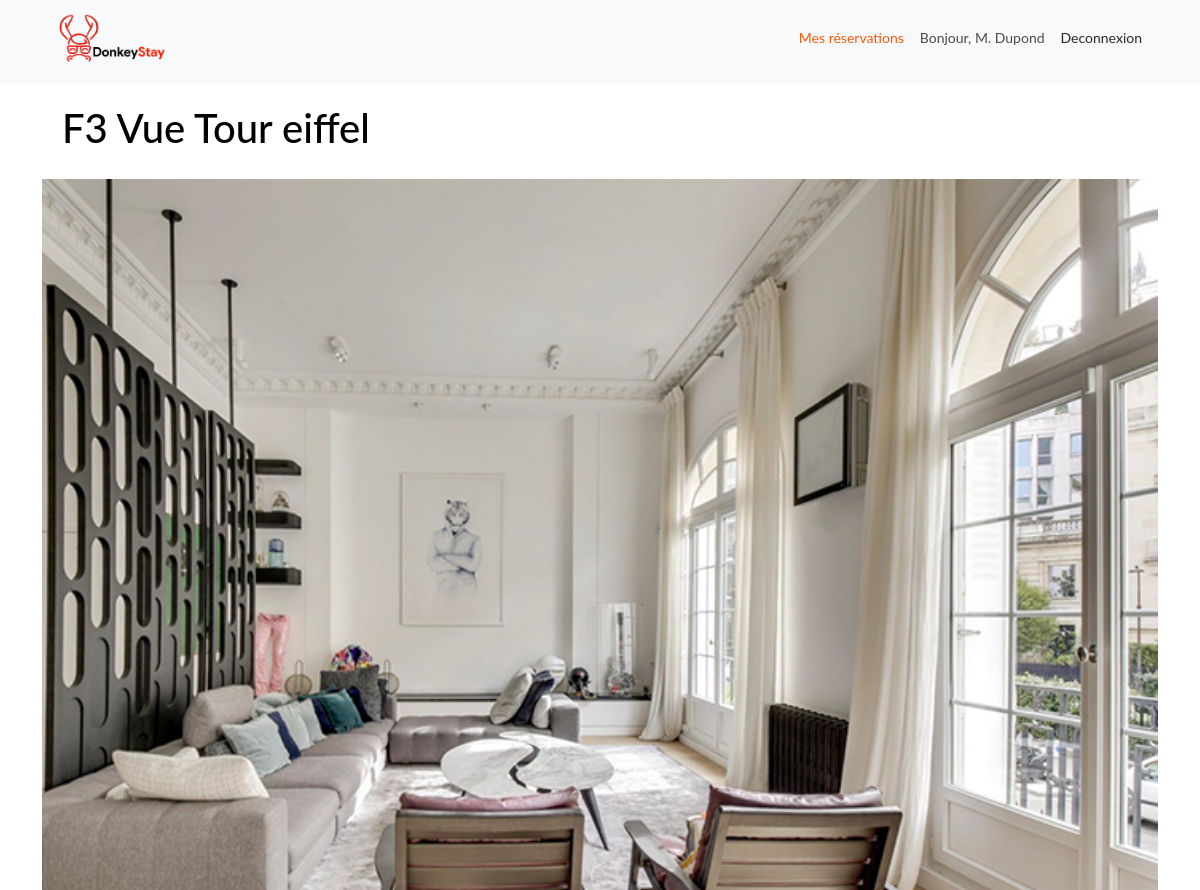
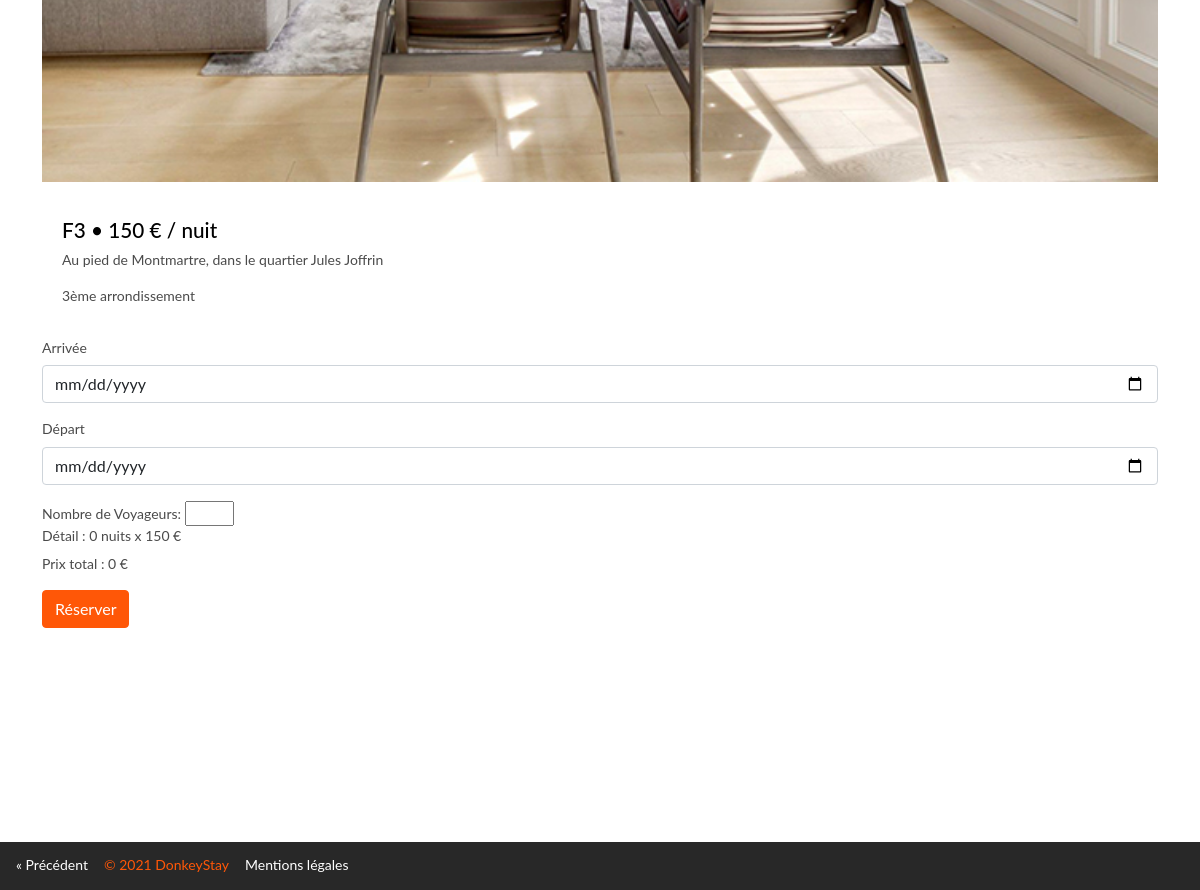
The page /rooms.php?id=2 (signed in) on the database its author committed (2 pictures, top to bottom).
### tables this page shows
CREATE TABLE `rental` (
  `id` int NOT NULL AUTO_INCREMENT,
  `title` varchar(50) NOT NULL,
  `description` varchar(200) DEFAULT NULL,
  `adult` int NOT NULL,
  `child` int DEFAULT NULL,
  `price` int DEFAULT NULL,
  `image_id` int DEFAULT NULL,
  `type_id` int DEFAULT NULL,
  `location_id` int DEFAULT NULL,
  PRIMARY KEY (`id`),
  KEY `images_id_idx` (`image_id`),
  KEY `type_id_idx` (`type_id`),
  KEY `location_id_idx` (`location_id`),
  CONSTRAINT `images_id` FOREIGN KEY (`image_id`) REFERENCES `image` (`id`) ON DELETE CASCADE ON UPDATE CASCADE,
  CONSTRAINT `location_id` FOREIGN KEY (`location_id`) REFERENCES `location` (`id`),
  CONSTRAINT `type_id` FOREIGN KEY (`type_id`) REFERENCES `type` (`id`)
);

CREATE TABLE `image` (
  `id` int NOT NULL AUTO_INCREMENT,
  `image_url` text,
  `describe` varchar(200) DEFAULT NULL,
  PRIMARY KEY (`id`)
);

CREATE TABLE `type` (
  `id` int NOT NULL AUTO_INCREMENT,
  `type` varchar(200) NOT NULL,
  PRIMARY KEY (`id`)
);

CREATE TABLE `location` (
  `id` int NOT NULL AUTO_INCREMENT,
  `district` varchar(45) DEFAULT NULL,
  `city` varchar(45) DEFAULT NULL,
  PRIMARY KEY (`id`)
);

### rooms.php (the view, shortened to what this page needs)
<?php
include "db_conn.php";
if (isset($_SESSION['id']) && isset($_SESSION['lastname'])) {
    ?>
  <nav class="navbar navbar-light bg-light">
    <div class="container">
        <a class="navbar-brand" href="/search.php">
          <img src="/uploads/logo.png" alt="logo"/>
        </a>
        <div class="btn-group" role="group" aria-label="Basic example">
            <a href="user.php" class="booking">Mes réservations</a>
            <p class="hello">Bonjour, <?php echo "M. ". $_SESSION['lastname']?> </p>
            <a href="logout.php" class="logout">Deconnexion</a>
        </div>
    </div>
  </nav>
    <?php
} else {
        header("Location: form_login.php");
        exit();
    }
    $rental_id = $_GET['id'];
    $sql = "SELECT * FROM `rental`
    WHERE rental.id=$rental_id";
    $result=mysqli_query($conn, $sql);
    $row = mysqli_fetch_assoc($result);
        $checkin = $_SESSION['check-in'];
        $checkout = $_SESSION['check-out'];
        $rental_price = $row['price'];
        $date1 = new DateTime($checkin);
        $date2 = new DateTime($checkout);
        $diff = $date1->diff($date2);
        $booking_price = $diff->days * $rental_price;
    $sql1 = "SELECT rental.id, rental.title, rental.description, rental.price, rental.image_id, image.image_url, rental.type_id, rental.location_id, location.district, type.type FROM rental
        JOIN image ON rental.image_id = image.id
        JOIN type ON rental.type_id = type.id
        JOIN location on rental.location_id = location.id
        WHERE rental.id=$rental_id";
    $result1 = $conn->query($sql1);
    $row2 = mysqli_fetch_assoc($result1);
    ?>
<!doctype html>
<html lang="fr">
  <head>
    <link href="https://cdn.jsdelivr.net/npm/bootstrap@5.0.2/dist/css/bootstrap.min.css" rel="stylesheet">
    <link href="/listing/style.css" rel="stylesheet">
  </head>
  <body>
  <div class=container>
      <?php
      if ($row2) {
          ?>
        <div class="item js-marker"><br>
        <h1><?php echo $row2["title"] ?></h2> <br>
          <img class="img-prod" src="/listing/uploads/<?=$row2['image_url']?>"> <br>
          <h4><?php echo $row2["type"] . ' • ' . $rental_price . ' € / nuit'; ?></h4>
          <p><?php echo $row2["description"] ?></p>
          <p><?php echo $row2["district"] ?></p>
        </div>
      <?php
      }?>
  </div>
    <div class = "container">
        <form method = "post">
            <div class="mb-3">
                <label for="checkin" class="form-label">Arrivée</label>
                <input type="date" class="form-control datepicker-from" id="fromDate" placeholder="" name="checkin" autocomplete="off" value="<?php echo $_SESSION['check-in'];?>">
            </div>
            <div class="mb-3">
                <label for="checkout" class="form-label">Départ</label>
                <input type="date" class="form-control datepicker-to" id="toDate" placeholder="" name="checkout" autocomplete="off" value="<?php echo $_SESSION['check-out'];?>">
            </div>
            <label for="quantity">Nombre de Voyageurs:</label>
            <input type="number" id="quantity" name="quantity" min="1" max="6" value="<?php echo $_SESSION['traveller'];?>">
            <div class="mb-3">
                <label for="checkout" class="form-label">Détail :</label>
                <span id="nbNights"><?php echo $diff->days . " nuits x " . $rental_price . " €" ;?></span><br>
                <span>Prix total : <span id="priceTotal"><?php echo $booking_price . "</span> €";?></span>
            </div>
            <button type="submit" class="btn btn-primary" name="submit" id="liveToastBtn">Réserver</button>
            <div aria-live="polite" aria-atomic="true" class="d-flex justify-content-center align-items-center" style="min-height: 200px;">
                </div>
        </form>
    </div>
    <footer>
        <div class=container-foo>
            <div>
                <a href="javascript:history.go(-1)" class="previous">&laquo; Précédent</a>
            </div>
            <div class=copyright>
                <p>© 2021 DonkeyStay</p>
            </div>
            <div>
                <a href="#" class="previous">Mentions légales</a>
            </div>
        </div>
    </footer>
</body>
</html>

### listing/style.css (style rules this page uses)
body { font-family: sans-serif; margin: 0; padding: 0; line-height: 1.4; color: #4a4a4a; }
h1, h2, h3, h4, h5, h6 { color: #000; }
.item { cursor: pointer; margin-bottom: 2rem; transition: box-shadow .3s; padding: 0 20px; }
.item h4 { margin: 1rem 0 0.5rem 0; }
.item p { margin: 0 0 1rem 0; }
.item img { width: calc(100% + 40px); margin-left: -20px; display: block; }
.logout { color:grey; }
a { text-decoration: none; display: inline-block; padding: 8px 16px; }
.previous { color: white; }
img { display: block; width: 100%; }
.navbar-brand { width: 140px; height: 68px; }
.hello { margin-top: 8.4px; }
.logout { color: #282828; }
.booking { color: #ff5707; }
footer { background-color: #282828; bottom: 0; width: 100%; padding-top: 5px; position: unset; flex-shrink: 0; display: flex; color: #ff5707; }
.copyright { margin-top:8px; }
.container-foo { display: inline-flex; }
body { font-family: "Lato", "Arial", "Helvetica Neue", sans-serif; font-weight: 400; font-size: 14px; }
h4 { font-size: calc(1.07rem + .3vw) !important; }
.btn-primary { color: #fff; background-color: #ff5707; border-color: #ff5707; }

### rows shown on the page
rental: title "F3 Vue Tour eiffel", image.image_url (picture), type.type "F3", price "150", description "Au pied de Montmartre, dans le quartier Jules Joffrin", location.district "3ème arrondissement", price "0"

### other values the page prints
$_SESSION['lastname'] "Dupond"
$diff->days "0"
